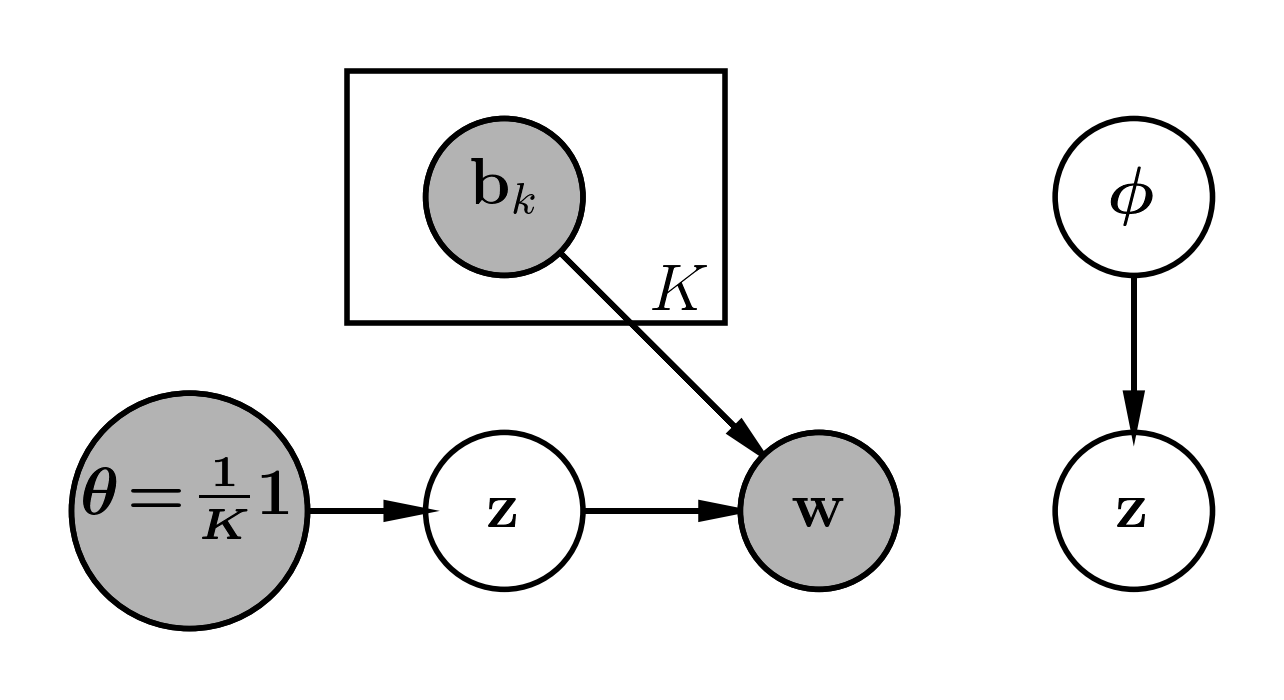

The script that saved this image:
import daft
from matplotlib import rc


import matplotlib.pyplot as plt
import matplotlib

plt.rc('text', usetex=True)
plt.rc('text.latex', preamble=r'\usepackage{amsmath}\usepackage{amssymb}\usepackage{bm}')

rc("font", family="serif", size=12)
rc("text", usetex=True)


# Colors.
p_color = {"ec": "#46a546"}
s_color = {"ec": "#f89406"}

pgm = daft.PGM()

n = daft.Node( "theta_new", r"$\bm{\theta\!=\!\frac{1}{K}\bm{1}$", 1, 0, scale=1.5, observed = True )
n.va = "baseline"
pgm.add_node( n )
pgm.add_node( "z",      r"$\mathbf{z}$",     2, 0 )
pgm.add_node( "w",      r"$\mathbf{w}$",     3, 0, observed = True )
pgm.add_node( "b_k",    r"$\mathbf{b}_{k}$", 2, 1, observed = True )

pgm.add_node( "z2",     r"$\mathbf{z}$",     4, 0 )
pgm.add_node( "phi",    r"$\bm{\phi$",       4, 1 )

# Edges.
pgm.add_edge( "theta_new", "z"  )
pgm.add_edge( "z",         "w"  )
pgm.add_edge( "b_k",       "w"  )

pgm.add_edge( "phi",       "z2" )


# And a plate.
pgm.add_plate( [1.5,  0.6, 1.2, 0.8 ], label = r"$K$",   label_offset = [  55, 0 ] )

# Render and save.
pgm.render()
pgm.savefig( "lda_word_embedding.pdf" )
pgm.savefig( "lda_word_embedding.png", dpi=400 )
